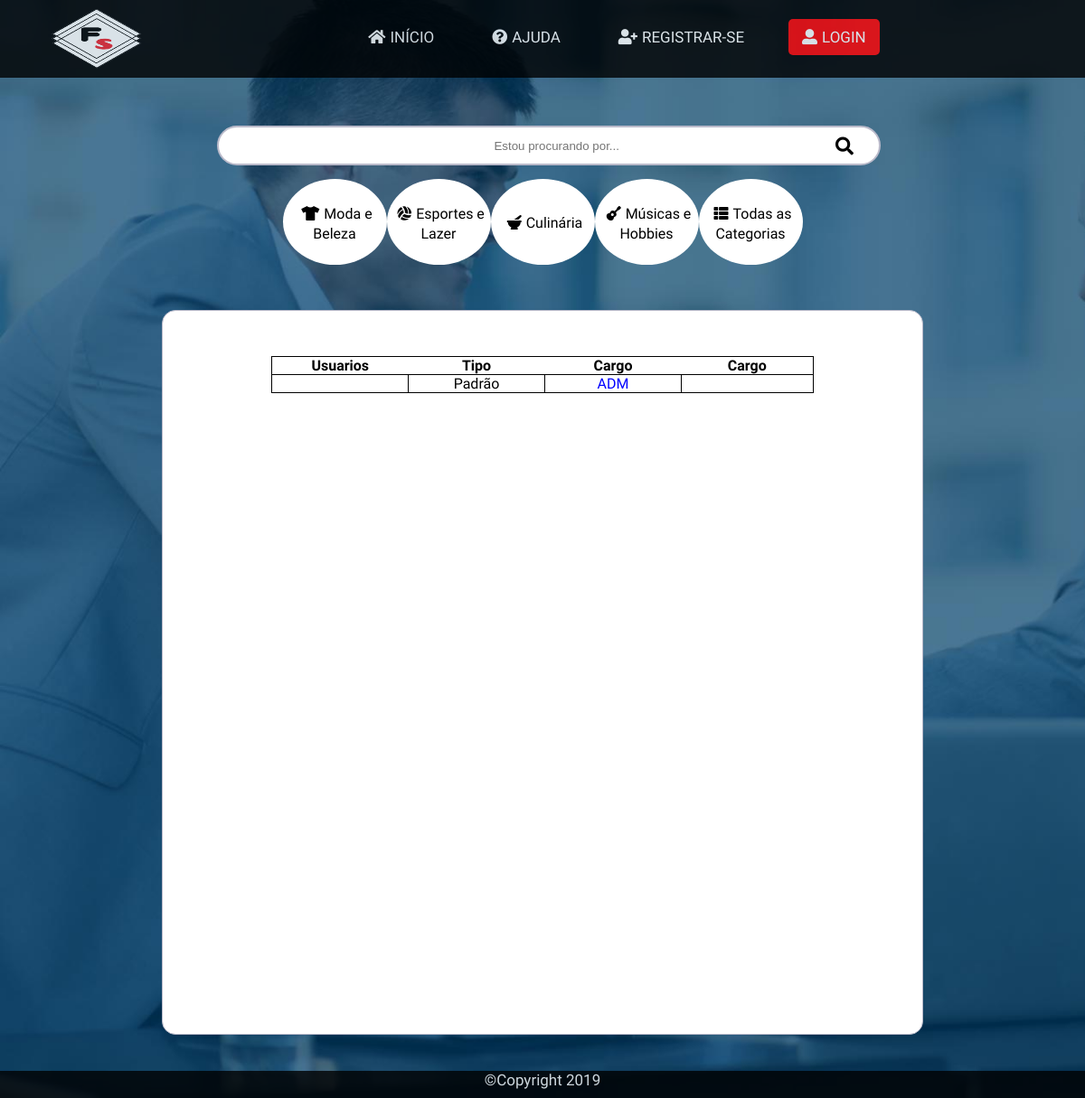
The page /php/gerenciaUser.php on the database as committed earlier.
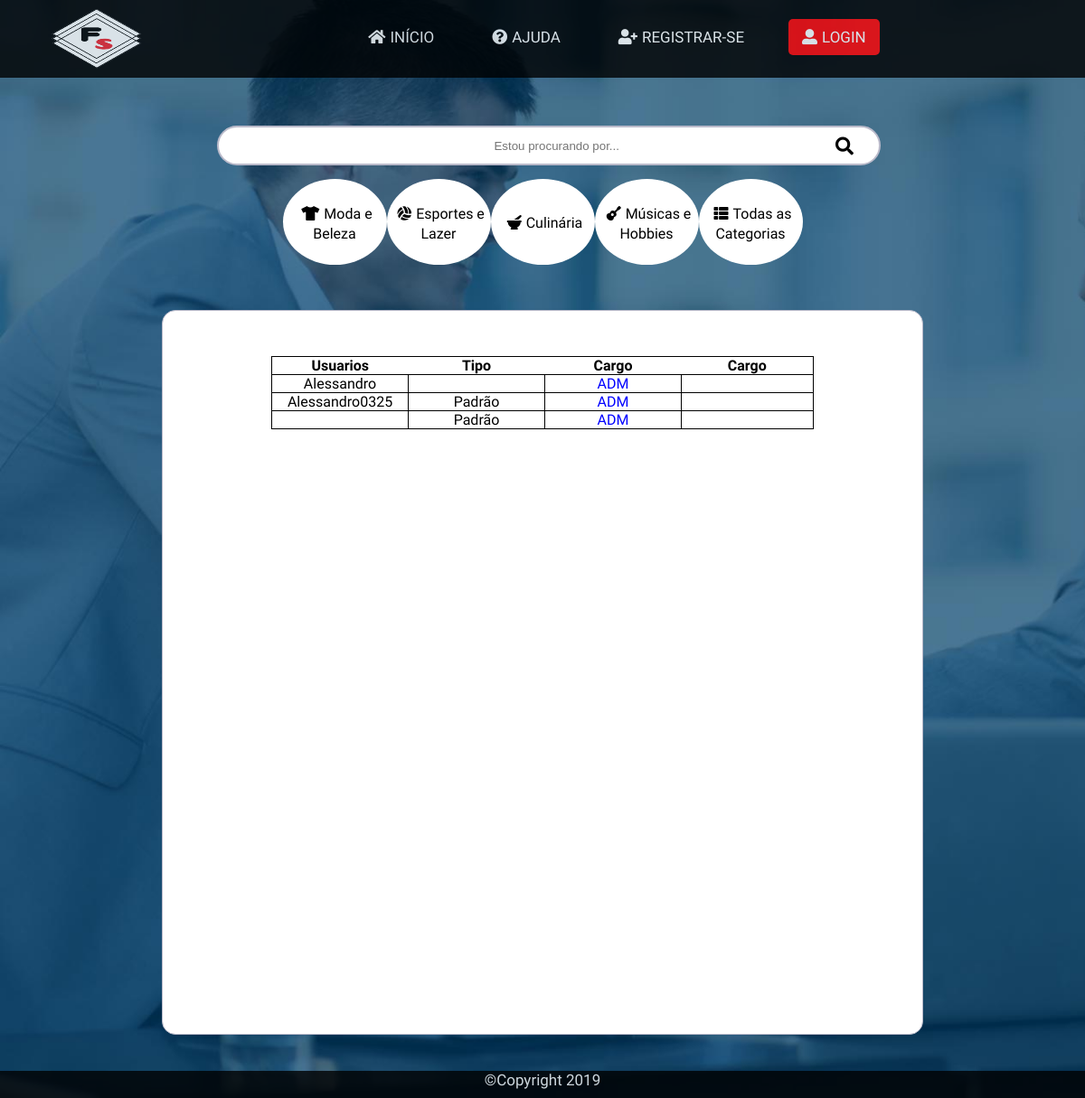
The same page on the database as committed later.
### tables this page shows
CREATE TABLE `USUARIOS` (
  `USER_ID` int(11) NOT NULL AUTO_INCREMENT,
  `USER_NOME` varchar(40) NOT NULL,
  `USER_USUARIO` varchar(40) NOT NULL,
  `USER_SENHA` varchar(40) NOT NULL,
  `USER_EMAIL` varchar(40) DEFAULT NULL,
  `USER_TELEFONE` varchar(40) DEFAULT NULL,
  `USER_IMAGEM` varchar(50) DEFAULT NULL,
  `USER_TIPO` int(1) DEFAULT '0',
  `USER_RESET_PW` int(1) DEFAULT '0',
  PRIMARY KEY (`USER_ID`)
);

### php/functions.php (called while the page is built, shortened)
<?php
$conn = new PDO("mysql: host=localhost;dbname=FASTSERVICE", 'root', 'ifpe');
function conexao(){
	global $conn;
	return $conn;
}
function pdoExec($prepare, $execute){
	$stmt = conexao()->prepare($prepare);
	$stmt -> execute($execute);
	return $stmt;
}
function isLogged(){
	if (isset($_SESSION['userName'])) {
		return true;
	}
	else{
		return false;
	}
}

### php/gerenciaUser.php (the view, shortened to what this page needs)
<?php include("functions.php"); ?>
<!DOCTYPE html>
<html lang="pt-br">
<head>
	<link rel="stylesheet" type="text/css" href="../css/style.css">
	<link rel="stylesheet" href="https://use.fontawesome.com/releases/v5.8.1/css/all.css">
</head>
<body>
	<div>
		<nav>
			<a href="../index.php"><img src="../img/3.png"></a>
			<ul>
				<li><a href="/"><i class="fas fa-home"></i>Início</a></li>
				<li><a href="ajuda.php"><i class="fas fa-question-circle"></i>Ajuda</a></li>
				<?php if (isLogged() ){ ?>
					<li><a href="servico.php"><i class="fas fa-ad"></i>Anunciar</a></li>
					<li><a href="#account" rel="account"><i class="fas fa-user-alt"></i>Minha conta</a></li>
					<?php if ($_SESSION['userTipo'] > 0): ?>
						<li><a href="addCategoria.php"><i class="fas fa-plus-circle"></i>Criar Categorias</a></li>
					<?php endif ?>
					<li><a href="logout.php" class="btn-login"><i class="fas fa-sign-out-alt"></i> Sair</a></li>
				<?php } else{ ?>
				<li><a href="register.php"><i class="fas fa-user-plus"></i>Registrar-se</a></li>
				<li><a href="#janela" rel="modal" class="btn-login"><i class="fas fa-user-alt"></i>Login</a></li>
			<?php } ?>
			</ul>
		</nav>
	</div>
	<br>
	<center>
		<div class="busca">
			<form action="search.php">
				<input type="text" placeholder="  Estou procurando por..." required>
				<button type="submit"><i class="fas fa-search" ></i></button>
				<ul class="icons-busca">
				    <li class="icons"> <a href=search.php?search=<?=md5(4);?> > <i class="fas fa-tshirt"></i>Moda e Beleza </a></li>
				    <li class="icons"> <a href=search.php?search=<?=md5(7);?> > <i class="fas fa-volleyball-ball"></i>Esportes e Lazer </a></li>
				    <li class="icons"> <a href=search.php?search=<?=md5(8);?> > <i class="fas fa-mortar-pestle"></i>Culinária </a></li>
				    <li class="icons"> <a href=search.php?search=<?=md5(10);?> ><i class="fas fa-guitar"></i>Músicas e Hobbies </a></li>
				    <li class="icons"> <a href=search.php?search=todos><i class="fas fa-th-list"></i>Todas as Categorias </a></li>
				</ul>
			</form>
		</div>
	<div class="profile">
		<center>
			<div class="adm">
				<?php
					$stmt = pdoExec("SELECT * FROM USUARIOS",[]);
					$dados = $stmt->fetchAll();
					?>
					<table>
						<tr>
							<th>Usuarios</th>
							<th>Tipo</th>
							<th>Cargo</th>
							<th>Cargo</th>
						</tr>
							<?php
							foreach ($dados as $value) : ?>
						<tr>
							<?php if ($_SESSION['userId'] === $value['USER_ID']){
								}else{ ?>
									<td><?=$value['USER_USUARIO'];?></td>
									<td>
										<?php if ($value['USER_TIPO'] == 0): ?>
											Padrão
										<?php endif ?>
									</td>
									<td><a href="gerenciaAddAdm.php?id=<?=md5($value['USER_ID']);?>">ADM</a></td>
								<?php } ?>
						</tr>
							<?php endforeach ?>
					</table>
	        </div>
       </center>
	</div>
	<footer class="rodape">©Copyright 2019</footer>
</body>
</html>

### css/style.css (style rules this page uses)
* { margin: 0; padding: 0; }
body { padding: 0; margin: 0; width: 100%; font-family: Oswald; background: url("../img/8.jpg"); background-repeat: no-repeat; background-size: cover; background-position: relative; }
.profile .adm table { margin-top: 50px; width: 600px; border-collapse: collapse; }
.profile .adm tr,td { width: 150px; border: 1px solid black; }
.profile .adm td { margin: 0 auto; text-align:center; }
nav { padding: 0; margin-top: 0; width: 100%; height: 86px; opacity: 0.8; position: absolute; box-sizing: border-box; transition: .3s; z-index: 500; text-align: center; background: black; }
nav ul { text-align: center; }
nav ul li { margin-top: 16px; list-style: none; display: inline-block; font-size: 17px; padding: 15px; float: center; }
nav ul li a { color: white; padding: 10px 15px; text-decoration: none; cursor: pointer; text-transform: uppercase; transition: .3s; }
li a i { padding-right: 5px; }
nav img { margin-left: 45px; float: left; width: 120px; height: 70px; margin-top: 8px; border-radius: 5px; cursor: pointer; }
.rodape { width: 100%; height: 30px; z-index: 100; bottom: 0; background-color: black; opacity: 0.8; color: white; position: relative; text-align: center; font-size: 17px; }
.btn-login { background-color: red; border-radius: 5px; color: white; }
td a { padding: 10px; }
input { padding-left: 10px; outline: none; }
div.busca { position: relative; margin-top: 120px; width: 60%; }
div.busca button { position: absolute; right: 0; top: 8px; padding: 4px 16px; font-size: 20px; background: none; border: none; outline: none; }
div.busca form input { width: 100%; height: 40px; border-radius: 25px; border: solid 2px #babaca; text-align: center; outline: none; overflow: hidden; }
a { text-decoration: none; color: blue; }
div.busca .icons-busca { list-style: none; display: flex; margin-top: 15px; justify-content: center; }
.icons-busca li { padding: 5px; }
.icons-busca li a { text-decoration: none; color: black; cursor: pointer; }
.icons-busca a i { padding: 5px; }
.icons { background-color: white; border-radius: 50%; display: flex; flex-direction: column; align-items: center; justify-content: center; width: 105px; height: 85px; padding: 15px; }
div.profile { margin-top: 50px; width: 70%; background: white; border-radius: 15px; min-height: 100vh; margin-bottom: 40px; border: solid 1px #babaca; }

Rows that differ between the two databases and show on the page:
added usuarios: USER_USUARIO "Alessandro"
added usuarios: USER_USUARIO "Alessandro0325", USER_TIPO "Padrão"
